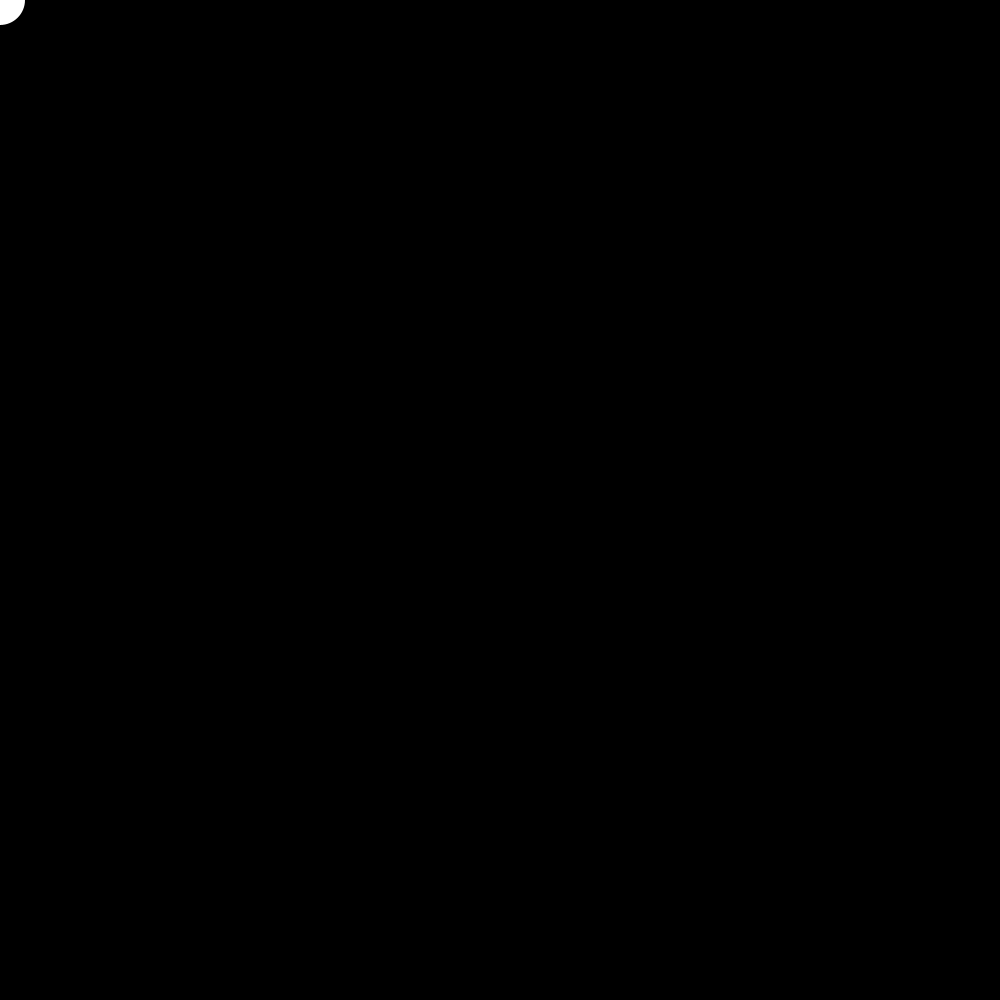
Frame 1 (no input)
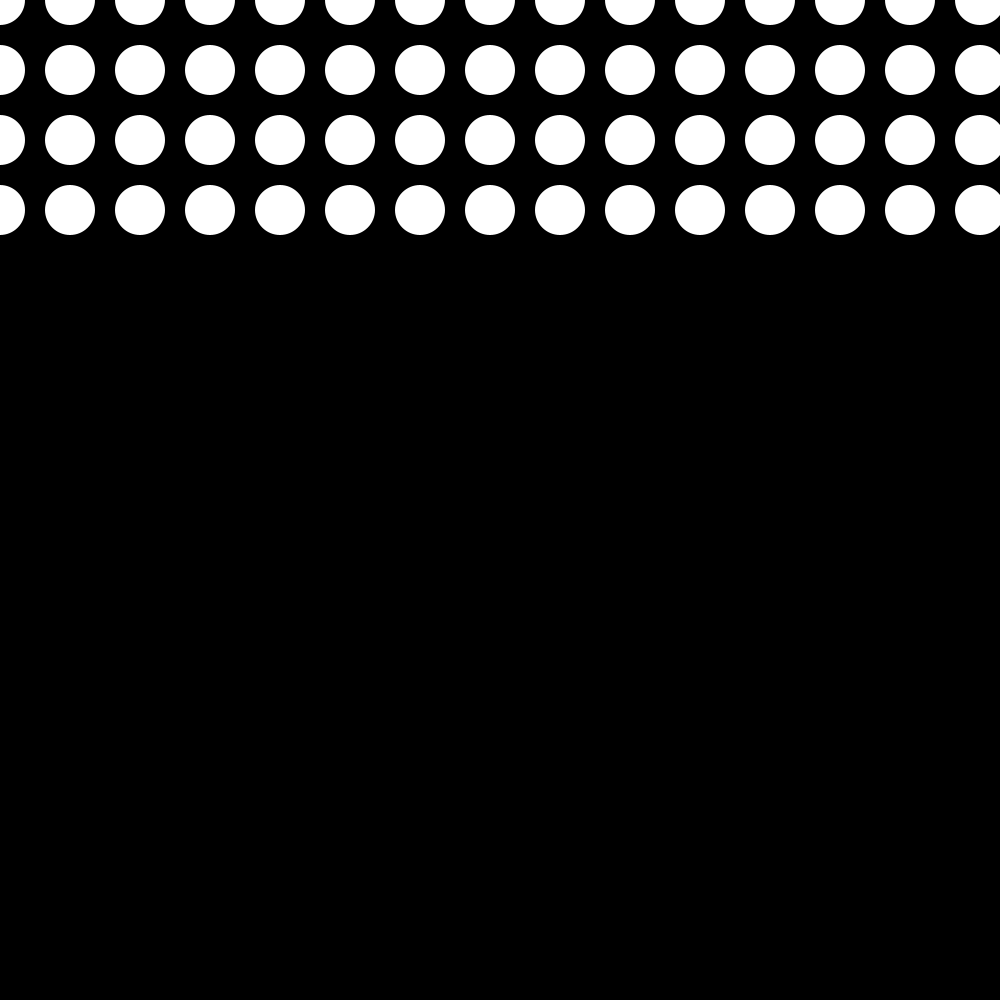
Frame 60 (the mouse pressed at the canvas centre just before this capture)
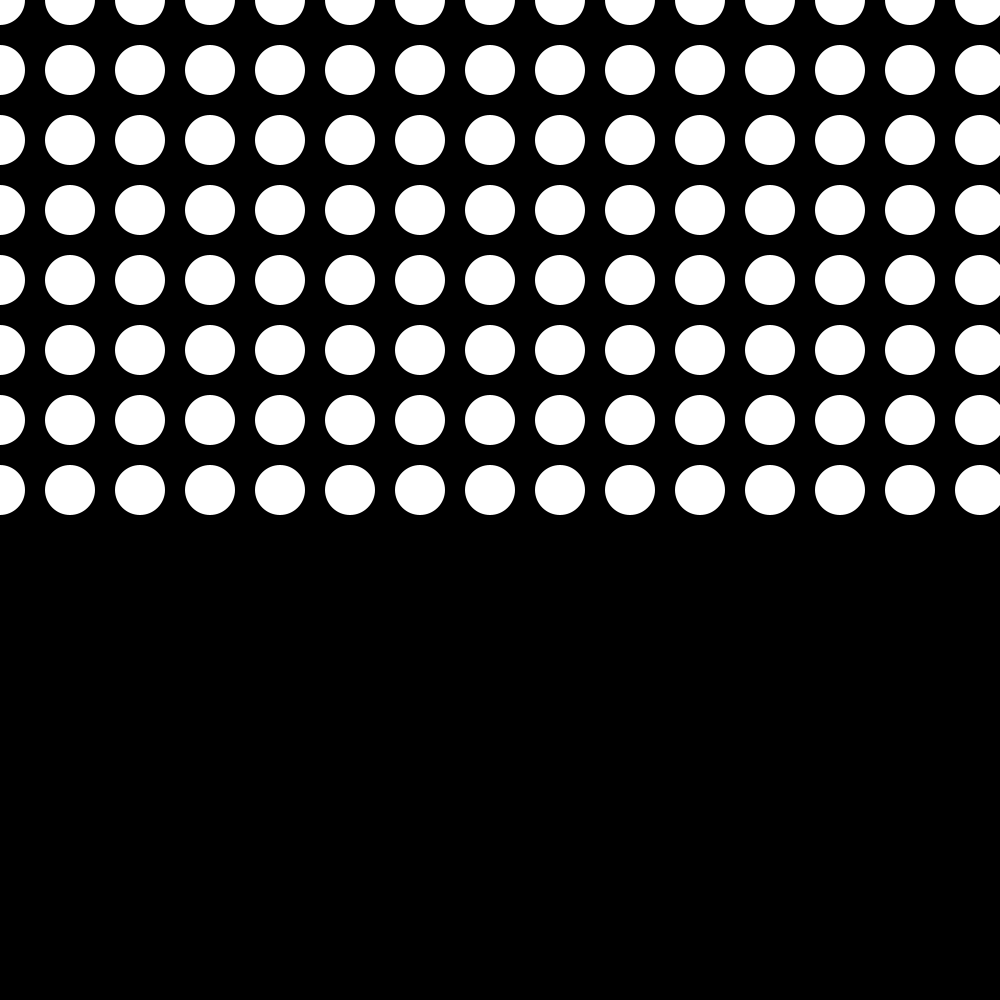
Frame 120 (the mouse held since frame 60 and released just before this capture)

The Processing sketch that drew these frames (run headless with seeded random() and noise(); from frame 60 on, the mouse is pressed at the canvas centre):

// Processing sketch: bono_pt2__26
// ── bono_pt2__26.pde
int x;
int y;

float radio;

void setup() {
  size(1000, 1000);
  background(0);
  noStroke();
  frameRate(10);
}

void draw() {
  if (y < height) {
    ellipse (x, y, 50, 50);
    x = x + 70;
    

    if (x > width) {
      x = 0;
      y = y + 70;
    }
  }
}
